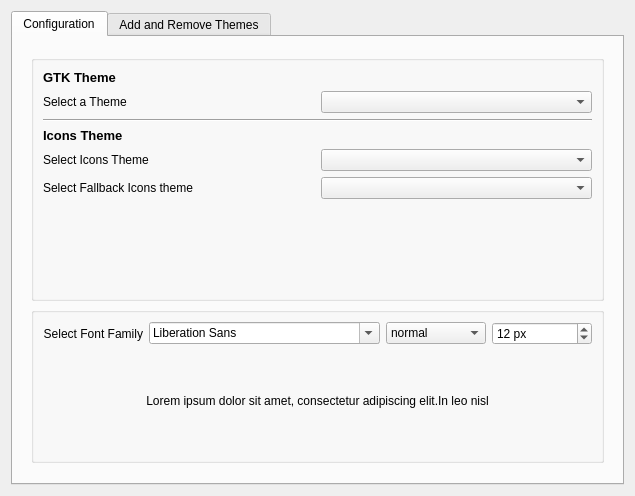
<?xml version="1.0" encoding="UTF-8"?>
<ui version="4.0">
 <class>GUI</class>
 <widget class="QWidget" name="GUI">
  <property name="geometry">
   <rect>
    <x>0</x>
    <y>0</y>
    <width>635</width>
    <height>466</height>
   </rect>
  </property>
  <property name="windowTitle">
   <string>Chakra Gtk Config</string>
  </property>
  <layout class="QGridLayout" name="gridLayout_3">
   <item row="0" column="0">
    <widget class="QTabWidget" name="tabs">
     <property name="enabled">
      <bool>true</bool>
     </property>
     <property name="tabPosition">
      <enum>QTabWidget::North</enum>
     </property>
     <property name="currentIndex">
      <number>0</number>
     </property>
     <widget class="QWidget" name="tab">
      <attribute name="title">
       <string>Configuration</string>
      </attribute>
      <layout class="QVBoxLayout" name="verticalLayout_6">
       <item>
        <widget class="QWidget" name="widget_5" native="true">
         <layout class="QVBoxLayout" name="verticalLayout_3">
          <item>
           <widget class="QGroupBox" name="groupBox_6">
            <property name="sizePolicy">
             <sizepolicy hsizetype="Preferred" vsizetype="Fixed">
              <horstretch>0</horstretch>
              <verstretch>0</verstretch>
             </sizepolicy>
            </property>
            <property name="minimumSize">
             <size>
              <width>0</width>
              <height>0</height>
             </size>
            </property>
            <property name="maximumSize">
             <size>
              <width>16777215</width>
              <height>400</height>
             </size>
            </property>
            <layout class="QGridLayout" name="gridLayout_5">
             <item row="6" column="1">
              <widget class="QComboBox" name="cb_icon"/>
             </item>
             <item row="6" column="0">
              <widget class="QLabel" name="label_10">
               <property name="text">
                <string>Select Icons Theme</string>
               </property>
               <property name="alignment">
                <set>Qt::AlignLeading|Qt::AlignLeft|Qt::AlignVCenter</set>
               </property>
              </widget>
             </item>
             <item row="7" column="0">
              <widget class="QLabel" name="label_2">
               <property name="text">
                <string>Select Fallback Icons theme</string>
               </property>
               <property name="alignment">
                <set>Qt::AlignLeading|Qt::AlignLeft|Qt::AlignVCenter</set>
               </property>
              </widget>
             </item>
             <item row="7" column="1">
              <widget class="QComboBox" name="cb_icon_fallback"/>
             </item>
             <item row="4" column="0" colspan="2">
              <widget class="Line" name="line_2">
               <property name="orientation">
                <enum>Qt::Horizontal</enum>
               </property>
              </widget>
             </item>
             <item row="9" column="0" colspan="2">
              <widget class="QWidget" name="widget_2" native="true">
               <property name="sizePolicy">
                <sizepolicy hsizetype="Preferred" vsizetype="Fixed">
                 <horstretch>0</horstretch>
                 <verstretch>0</verstretch>
                </sizepolicy>
               </property>
               <property name="minimumSize">
                <size>
                 <width>0</width>
                 <height>64</height>
                </size>
               </property>
               <property name="maximumSize">
                <size>
                 <width>16777215</width>
                 <height>64</height>
                </size>
               </property>
               <layout class="QHBoxLayout" name="horizontalLayout">
                <item>
                 <spacer name="horizontalSpacer">
                  <property name="orientation">
                   <enum>Qt::Horizontal</enum>
                  </property>
                  <property name="sizeHint" stdset="0">
                   <size>
                    <width>40</width>
                    <height>20</height>
                   </size>
                  </property>
                 </spacer>
                </item>
                <item>
                 <widget class="QLabel" name="lb_prev_1">
                  <property name="minimumSize">
                   <size>
                    <width>0</width>
                    <height>0</height>
                   </size>
                  </property>
                  <property name="maximumSize">
                   <size>
                    <width>16777215</width>
                    <height>64</height>
                   </size>
                  </property>
                  <property name="text">
                   <string/>
                  </property>
                  <property name="pixmap">
                   <pixmap>../../../../../../../usr/share/icons/oxygen/48x48/mimetypes/application-x-zerosize.png</pixmap>
                  </property>
                 </widget>
                </item>
                <item>
                 <widget class="QLabel" name="label_3">
                  <property name="text">
                   <string/>
                  </property>
                 </widget>
                </item>
                <item>
                 <widget class="QLabel" name="lb_prev_2">
                  <property name="minimumSize">
                   <size>
                    <width>0</width>
                    <height>0</height>
                   </size>
                  </property>
                  <property name="maximumSize">
                   <size>
                    <width>16777215</width>
                    <height>64</height>
                   </size>
                  </property>
                  <property name="text">
                   <string/>
                  </property>
                  <property name="pixmap">
                   <pixmap>../../../../../../../usr/share/icons/oxygen/48x48/mimetypes/application-x-zerosize.png</pixmap>
                  </property>
                 </widget>
                </item>
                <item>
                 <widget class="QLabel" name="label_4">
                  <property name="text">
                   <string/>
                  </property>
                 </widget>
                </item>
                <item>
                 <widget class="QLabel" name="lb_prev_3">
                  <property name="minimumSize">
                   <size>
                    <width>0</width>
                    <height>0</height>
                   </size>
                  </property>
                  <property name="maximumSize">
                   <size>
                    <width>16777215</width>
                    <height>64</height>
                   </size>
                  </property>
                  <property name="text">
                   <string/>
                  </property>
                  <property name="pixmap">
                   <pixmap>../../../../../../../usr/share/icons/oxygen/48x48/mimetypes/application-x-zerosize.png</pixmap>
                  </property>
                 </widget>
                </item>
                <item>
                 <widget class="QLabel" name="label_12">
                  <property name="text">
                   <string/>
                  </property>
                 </widget>
                </item>
                <item>
                 <widget class="QLabel" name="lb_prev_4">
                  <property name="text">
                   <string/>
                  </property>
                  <property name="pixmap">
                   <pixmap>../../../../../../../usr/share/icons/oxygen/48x48/mimetypes/application-x-zerosize.png</pixmap>
                  </property>
                 </widget>
                </item>
                <item>
                 <widget class="QLabel" name="label_14">
                  <property name="text">
                   <string/>
                  </property>
                 </widget>
                </item>
                <item>
                 <widget class="QLabel" name="lb_prev_5">
                  <property name="text">
                   <string/>
                  </property>
                  <property name="pixmap">
                   <pixmap>../../../../../../../usr/share/icons/oxygen/48x48/mimetypes/application-x-zerosize.png</pixmap>
                  </property>
                 </widget>
                </item>
                <item>
                 <widget class="QLabel" name="label_15">
                  <property name="text">
                   <string/>
                  </property>
                 </widget>
                </item>
                <item>
                 <widget class="QLabel" name="lb_prev_6">
                  <property name="text">
                   <string/>
                  </property>
                  <property name="pixmap">
                   <pixmap>../../../../../../../usr/share/icons/oxygen/48x48/mimetypes/application-x-zerosize.png</pixmap>
                  </property>
                 </widget>
                </item>
                <item>
                 <widget class="QLabel" name="label_16">
                  <property name="text">
                   <string/>
                  </property>
                 </widget>
                </item>
                <item>
                 <widget class="QLabel" name="lb_prev_7">
                  <property name="text">
                   <string/>
                  </property>
                  <property name="pixmap">
                   <pixmap>../../../../../../../usr/share/icons/oxygen/48x48/mimetypes/application-x-zerosize.png</pixmap>
                  </property>
                 </widget>
                </item>
                <item>
                 <widget class="QLabel" name="label_17">
                  <property name="text">
                   <string/>
                  </property>
                 </widget>
                </item>
                <item>
                 <widget class="QLabel" name="lb_prev_8">
                  <property name="text">
                   <string/>
                  </property>
                  <property name="pixmap">
                   <pixmap>../../../../../../../usr/share/icons/oxygen/48x48/mimetypes/application-x-zerosize.png</pixmap>
                  </property>
                 </widget>
                </item>
                <item>
                 <widget class="QLabel" name="label_18">
                  <property name="text">
                   <string/>
                  </property>
                 </widget>
                </item>
                <item>
                 <widget class="QLabel" name="lb_prev_9">
                  <property name="text">
                   <string/>
                  </property>
                  <property name="pixmap">
                   <pixmap>../../../../../../../usr/share/icons/oxygen/48x48/mimetypes/application-x-zerosize.png</pixmap>
                  </property>
                 </widget>
                </item>
                <item>
                 <spacer name="horizontalSpacer_3">
                  <property name="orientation">
                   <enum>Qt::Horizontal</enum>
                  </property>
                  <property name="sizeHint" stdset="0">
                   <size>
                    <width>40</width>
                    <height>20</height>
                   </size>
                  </property>
                 </spacer>
                </item>
               </layout>
              </widget>
             </item>
             <item row="2" column="0">
              <widget class="QLabel" name="label_9">
               <property name="text">
                <string>Select a Theme</string>
               </property>
               <property name="alignment">
                <set>Qt::AlignLeading|Qt::AlignLeft|Qt::AlignVCenter</set>
               </property>
              </widget>
             </item>
             <item row="2" column="1">
              <widget class="QComboBox" name="cb_theme"/>
             </item>
             <item row="0" column="0">
              <widget class="QLabel" name="label_6">
               <property name="text">
                <string>&lt;!DOCTYPE HTML PUBLIC &quot;-//W3C//DTD HTML 4.0//EN&quot; &quot;http://www.w3.org/TR/REC-html40/strict.dtd&quot;&gt;
&lt;html&gt;&lt;head&gt;&lt;meta name=&quot;qrichtext&quot; content=&quot;1&quot; /&gt;&lt;style type=&quot;text/css&quot;&gt;
p, li { white-space: pre-wrap; }
&lt;/style&gt;&lt;/head&gt;&lt;body style=&quot; font-family:'Sans Serif'; font-size:9pt; font-weight:400; font-style:normal;&quot;&gt;
&lt;p style=&quot; margin-top:0px; margin-bottom:0px; margin-left:0px; margin-right:0px; -qt-block-indent:0; text-indent:0px;&quot;&gt;&lt;span style=&quot; font-size:10pt; font-weight:600;&quot;&gt;GTK Theme&lt;/span&gt;&lt;/p&gt;&lt;/body&gt;&lt;/html&gt;</string>
               </property>
              </widget>
             </item>
             <item row="5" column="0">
              <widget class="QLabel" name="label_8">
               <property name="text">
                <string>&lt;!DOCTYPE HTML PUBLIC &quot;-//W3C//DTD HTML 4.0//EN&quot; &quot;http://www.w3.org/TR/REC-html40/strict.dtd&quot;&gt;
&lt;html&gt;&lt;head&gt;&lt;meta name=&quot;qrichtext&quot; content=&quot;1&quot; /&gt;&lt;style type=&quot;text/css&quot;&gt;
p, li { white-space: pre-wrap; }
&lt;/style&gt;&lt;/head&gt;&lt;body style=&quot; font-family:'Sans Serif'; font-size:9pt; font-weight:400; font-style:normal;&quot;&gt;
&lt;p style=&quot; margin-top:0px; margin-bottom:0px; margin-left:0px; margin-right:0px; -qt-block-indent:0; text-indent:0px;&quot;&gt;&lt;span style=&quot; font-size:10pt; font-weight:600;&quot;&gt;Icons Theme&lt;/span&gt;&lt;/p&gt;&lt;/body&gt;&lt;/html&gt;</string>
               </property>
              </widget>
             </item>
             <item row="0" column="1">
              <widget class="QLabel" name="label_19">
               <property name="text">
                <string/>
               </property>
               <property name="pixmap">
                <pixmap>../../../../../../../usr/share/icons/oxygen/32x32/apps/preferences-desktop-theme.png</pixmap>
               </property>
               <property name="alignment">
                <set>Qt::AlignRight|Qt::AlignTrailing|Qt::AlignVCenter</set>
               </property>
              </widget>
             </item>
             <item row="5" column="1">
              <widget class="QLabel" name="label_20">
               <property name="text">
                <string/>
               </property>
               <property name="pixmap">
                <pixmap>../../../../../../../usr/share/icons/oxygen/32x32/apps/preferences-desktop-icons.png</pixmap>
               </property>
               <property name="alignment">
                <set>Qt::AlignRight|Qt::AlignTrailing|Qt::AlignVCenter</set>
               </property>
              </widget>
             </item>
             <item row="8" column="0" colspan="2">
              <widget class="QLabel" name="label_7">
               <property name="text">
                <string/>
               </property>
               <property name="alignment">
                <set>Qt::AlignCenter</set>
               </property>
              </widget>
             </item>
            </layout>
           </widget>
          </item>
          <item>
           <widget class="QGroupBox" name="g">
            <property name="sizePolicy">
             <sizepolicy hsizetype="Preferred" vsizetype="Fixed">
              <horstretch>0</horstretch>
              <verstretch>0</verstretch>
             </sizepolicy>
            </property>
            <layout class="QGridLayout" name="gridLayout">
             <item row="0" column="0">
              <widget class="QLabel" name="label_5">
               <property name="text">
                <string>Select Font Family</string>
               </property>
               <property name="scaledContents">
                <bool>false</bool>
               </property>
               <property name="alignment">
                <set>Qt::AlignRight|Qt::AlignTrailing|Qt::AlignVCenter</set>
               </property>
               <property name="wordWrap">
                <bool>false</bool>
               </property>
              </widget>
             </item>
             <item row="0" column="1">
              <widget class="QFontComboBox" name="cb_font">
               <property name="fontFilters">
                <set>QFontComboBox::MonospacedFonts|QFontComboBox::ProportionalFonts|QFontComboBox::ScalableFonts</set>
               </property>
              </widget>
             </item>
             <item row="0" column="2">
              <widget class="QComboBox" name="cb_font_style">
               <item>
                <property name="text">
                 <string>normal</string>
                </property>
               </item>
               <item>
                <property name="text">
                 <string>bold</string>
                </property>
               </item>
               <item>
                <property name="text">
                 <string>italic</string>
                </property>
               </item>
               <item>
                <property name="text">
                 <string>bold italic</string>
                </property>
               </item>
              </widget>
             </item>
             <item row="0" column="3">
              <widget class="QSpinBox" name="spin_font_tam">
               <property name="suffix">
                <string> px</string>
               </property>
               <property name="minimum">
                <number>6</number>
               </property>
               <property name="maximum">
                <number>32</number>
               </property>
               <property name="value">
                <number>12</number>
               </property>
              </widget>
             </item>
             <item row="1" column="0" rowspan="2" colspan="4">
              <widget class="QWidget" name="widget" native="true">
               <property name="sizePolicy">
                <sizepolicy hsizetype="Preferred" vsizetype="Fixed">
                 <horstretch>0</horstretch>
                 <verstretch>0</verstretch>
                </sizepolicy>
               </property>
               <property name="minimumSize">
                <size>
                 <width>0</width>
                 <height>100</height>
                </size>
               </property>
               <property name="maximumSize">
                <size>
                 <width>16777215</width>
                 <height>100</height>
                </size>
               </property>
               <layout class="QVBoxLayout" name="verticalLayout_2">
                <item>
                 <widget class="QLabel" name="lb_font_preview">
                  <property name="text">
                   <string>Lorem ipsum dolor sit amet, consectetur adipiscing elit.In leo nisl</string>
                  </property>
                  <property name="alignment">
                   <set>Qt::AlignCenter</set>
                  </property>
                  <property name="wordWrap">
                   <bool>true</bool>
                  </property>
                 </widget>
                </item>
               </layout>
              </widget>
             </item>
            </layout>
           </widget>
          </item>
          <item>
           <spacer name="verticalSpacer_2">
            <property name="orientation">
             <enum>Qt::Vertical</enum>
            </property>
            <property name="sizeHint" stdset="0">
             <size>
              <width>20</width>
              <height>40</height>
             </size>
            </property>
           </spacer>
          </item>
         </layout>
        </widget>
       </item>
      </layout>
     </widget>
     <widget class="QWidget" name="tab_install">
      <property name="enabled">
       <bool>true</bool>
      </property>
      <attribute name="title">
       <string>Add and Remove Themes</string>
      </attribute>
      <layout class="QVBoxLayout" name="verticalLayout">
       <item>
        <widget class="QLabel" name="label_11">
         <property name="text">
          <string>&lt;!DOCTYPE HTML PUBLIC &quot;-//W3C//DTD HTML 4.0//EN&quot; &quot;http://www.w3.org/TR/REC-html40/strict.dtd&quot;&gt;
&lt;html&gt;&lt;head&gt;&lt;meta name=&quot;qrichtext&quot; content=&quot;1&quot; /&gt;&lt;style type=&quot;text/css&quot;&gt;
p, li { white-space: pre-wrap; }
&lt;/style&gt;&lt;/head&gt;&lt;body style=&quot; font-family:'Bitstream Vera Sans'; font-size:9pt; font-weight:400; font-style:normal;&quot;&gt;
&lt;p style=&quot; margin-top:0px; margin-bottom:0px; margin-left:0px; margin-right:0px; -qt-block-indent:0; text-indent:0px;&quot;&gt;&lt;span style=&quot; font-family:'Sans Serif'; font-size:12pt; font-weight:600;&quot;&gt;ADD AND REMOVE THEMES&lt;/span&gt;&lt;/p&gt;
&lt;p style=&quot;-qt-paragraph-type:empty; margin-top:0px; margin-bottom:0px; margin-left:0px; margin-right:0px; -qt-block-indent:0; text-indent:0px; font-family:'Sans Serif'; font-size:12pt; font-weight:600;&quot;&gt;&lt;/p&gt;&lt;/body&gt;&lt;/html&gt;</string>
         </property>
         <property name="margin">
          <number>5</number>
         </property>
        </widget>
       </item>
       <item>
        <widget class="QLabel" name="label_13">
         <property name="text">
          <string>&lt;!DOCTYPE HTML PUBLIC &quot;-//W3C//DTD HTML 4.0//EN&quot; &quot;http://www.w3.org/TR/REC-html40/strict.dtd&quot;&gt;
&lt;html&gt;&lt;head&gt;&lt;meta name=&quot;qrichtext&quot; content=&quot;1&quot; /&gt;&lt;style type=&quot;text/css&quot;&gt;
p, li { white-space: pre-wrap; }
&lt;/style&gt;&lt;/head&gt;&lt;body style=&quot; font-family:'Bitstream Vera Sans'; font-size:9pt; font-weight:400; font-style:normal;&quot;&gt;
&lt;p style=&quot; margin-top:0px; margin-bottom:0px; margin-left:0px; margin-right:0px; -qt-block-indent:0; text-indent:0px;&quot;&gt;&lt;span style=&quot; font-family:'Sans Serif'; font-size:10pt;&quot;&gt;You can install new themes for your system, those themes are package files with *.tar.gz or *.tar extension.&lt;/span&gt;&lt;/p&gt;
&lt;p style=&quot; margin-top:0px; margin-bottom:0px; margin-left:0px; margin-right:0px; -qt-block-indent:0; text-indent:0px;&quot;&gt;&lt;span style=&quot; font-family:'Sans Serif'; font-size:10pt;&quot;&gt;We suggest the following web pages for download new themes:&lt;/span&gt;&lt;/p&gt;
&lt;p style=&quot;-qt-paragraph-type:empty; margin-top:0px; margin-bottom:0px; margin-left:0px; margin-right:0px; -qt-block-indent:0; text-indent:0px; font-family:'Sans Serif'; font-size:10pt; text-decoration: underline; color:#0057ae;&quot;&gt;&lt;/p&gt;
&lt;p align=&quot;center&quot; style=&quot; margin-top:0px; margin-bottom:0px; margin-left:0px; margin-right:0px; -qt-block-indent:0; text-indent:0px;&quot;&gt;&lt;a href=&quot;http://www.gnome-look.org&quot;&gt;&lt;span style=&quot; font-family:'Sans Serif'; font-size:14pt; text-decoration: underline; color:#0057ae;&quot;&gt;www.gnome-look.org&lt;/span&gt;&lt;/a&gt;&lt;/p&gt;
&lt;p align=&quot;center&quot; style=&quot; margin-top:0px; margin-bottom:0px; margin-left:0px; margin-right:0px; -qt-block-indent:0; text-indent:0px;&quot;&gt;&lt;a href=&quot;http://art.gnome.org&quot;&gt;&lt;span style=&quot; font-family:'Sans Serif'; font-size:14pt; text-decoration: underline; color:#0057ae;&quot;&gt;art.gnome.org&lt;/span&gt;&lt;/a&gt;&lt;/p&gt;
&lt;p align=&quot;center&quot; style=&quot;-qt-paragraph-type:empty; margin-top:0px; margin-bottom:0px; margin-left:0px; margin-right:0px; -qt-block-indent:0; text-indent:0px; font-family:'Sans Serif'; font-size:14pt; text-decoration: underline; color:#0057ae;&quot;&gt;&lt;/p&gt;&lt;/body&gt;&lt;/html&gt;</string>
         </property>
         <property name="wordWrap">
          <bool>true</bool>
         </property>
         <property name="margin">
          <number>5</number>
         </property>
         <property name="openExternalLinks">
          <bool>true</bool>
         </property>
        </widget>
       </item>
       <item>
        <widget class="QGroupBox" name="groupBox">
         <property name="sizePolicy">
          <sizepolicy hsizetype="Preferred" vsizetype="Preferred">
           <horstretch>0</horstretch>
           <verstretch>0</verstretch>
          </sizepolicy>
         </property>
         <property name="title">
          <string>Actions</string>
         </property>
         <layout class="QGridLayout" name="gridLayout_2">
          <item row="0" column="1">
           <widget class="QCommandLinkButton" name="clb_add_theme">
            <property name="minimumSize">
             <size>
              <width>350</width>
              <height>0</height>
             </size>
            </property>
            <property name="text">
             <string>ADD THEMES</string>
            </property>
            <property name="description">
             <string>Install theme from file ...</string>
            </property>
           </widget>
          </item>
          <item row="3" column="1">
           <widget class="QCommandLinkButton" name="clb_remove_theme">
            <property name="minimumSize">
             <size>
              <width>350</width>
              <height>0</height>
             </size>
            </property>
            <property name="text">
             <string>REMOVE THEMES</string>
            </property>
            <property name="description">
             <string>Remove themes installed in the system ...</string>
            </property>
           </widget>
          </item>
          <item row="0" column="0">
           <spacer name="horizontalSpacer_2">
            <property name="orientation">
             <enum>Qt::Horizontal</enum>
            </property>
            <property name="sizeHint" stdset="0">
             <size>
              <width>40</width>
              <height>20</height>
             </size>
            </property>
           </spacer>
          </item>
          <item row="3" column="0">
           <spacer name="horizontalSpacer_4">
            <property name="orientation">
             <enum>Qt::Horizontal</enum>
            </property>
            <property name="sizeHint" stdset="0">
             <size>
              <width>40</width>
              <height>20</height>
             </size>
            </property>
           </spacer>
          </item>
          <item row="0" column="2">
           <spacer name="horizontalSpacer_5">
            <property name="orientation">
             <enum>Qt::Horizontal</enum>
            </property>
            <property name="sizeHint" stdset="0">
             <size>
              <width>40</width>
              <height>20</height>
             </size>
            </property>
           </spacer>
          </item>
          <item row="3" column="2">
           <spacer name="horizontalSpacer_6">
            <property name="orientation">
             <enum>Qt::Horizontal</enum>
            </property>
            <property name="sizeHint" stdset="0">
             <size>
              <width>40</width>
              <height>20</height>
             </size>
            </property>
           </spacer>
          </item>
         </layout>
        </widget>
       </item>
       <item>
        <spacer name="verticalSpacer">
         <property name="orientation">
          <enum>Qt::Vertical</enum>
         </property>
         <property name="sizeHint" stdset="0">
          <size>
           <width>20</width>
           <height>40</height>
          </size>
         </property>
        </spacer>
       </item>
      </layout>
     </widget>
    </widget>
   </item>
  </layout>
 </widget>
 <resources/>
 <connections/>
</ui>
